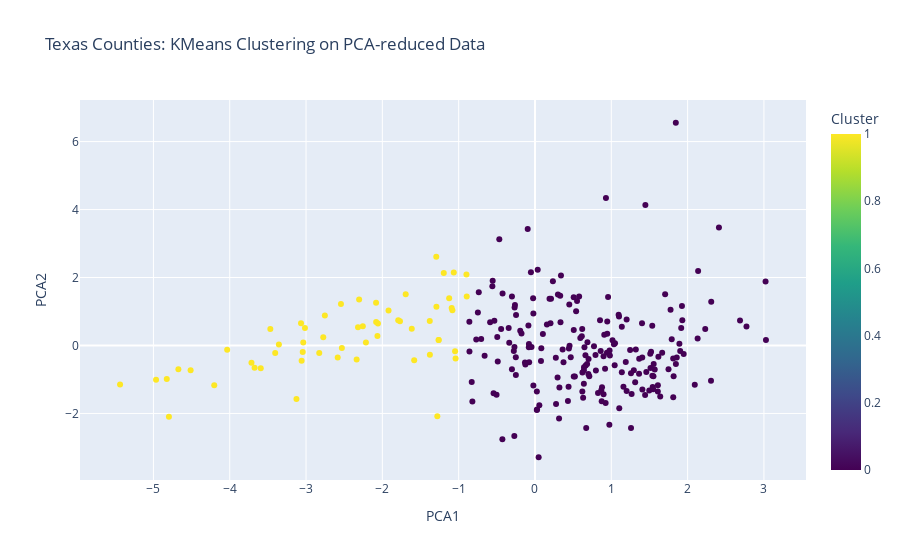

This figure's notebook cell:
### Code cell
import plotly.express as px
import pandas as pd

# Assume you have:
# - 'X_pca' = your 2D PCA-transformed features (NumPy array)
# - 'df' = your original DataFrame, including a 'County Name' column
# - 'km.labels_' = cluster labels from KMeans

# 1. Create a new DataFrame with the PCA and cluster info
pca_df = pd.DataFrame({
    'PCA1': X_pca[:, 0],
    'PCA2': X_pca[:, 1],
    'County': county_clusters['NMCNTY'],    # or whatever the exact column name is
    'Cluster': kmeans.labels_
})

# 2. Plot
fig = px.scatter(
    pca_df,
    x='PCA1',
    y='PCA2',
    color='Cluster',
    hover_data=['County'],   # <-- this is the magic!
    title='Texas Counties: KMeans Clustering on PCA-reduced Data',
    color_continuous_scale='Viridis'  # you can also use discrete colors if clusters are integers
)

fig.show()

### Figure 1 — Plotly figure (JSON) as saved in the notebook; plotly's stock layout.template omitted (floating-point values rounded to 4 significant figures; data arrays with more than 128 entries replaced by an {"elided": "..."} marker saying what was removed)
{"data": [{"customdata": {"elided": "253x1 str values"}, "hovertemplate": "PCA1=%{x}<br>PCA2=%{y}<br>County=%{customdata[0]}<br>Cluster=%{marker.color}<extra></extra>", "legendgroup": "", "marker": {"color": {"elided": "253 int values"}, "coloraxis": "coloraxis", "symbol": "circle"}, "mode": "markers", "name": "", "orientation": "v", "showlegend": false, "type": "scatter", "x": {"elided": "253 float values"}, "xaxis": "x", "y": {"elided": "253 float values"}, "yaxis": "y"}], "layout": {"coloraxis": {"colorbar": {"title": {"text": "Cluster"}}, "colorscale": [[0, "#440154"], [0.1111, "#482878"], [0.2222, "#3e4989"], [0.3333, "#31688e"], [0.4444, "#26828e"], [0.5556, "#1f9e89"], [0.6667, "#35b779"], [0.7778, "#6ece58"], [0.8889, "#b5de2b"], [1, "#fde725"]]}, "legend": {"tracegroupgap": 0}, "title": {"text": "Texas Counties: KMeans Clustering on PCA-reduced Data"}, "xaxis": {"anchor": "y", "domain": [0, 1], "title": {"text": "PCA1"}}, "yaxis": {"anchor": "x", "domain": [0, 1], "title": {"text": "PCA2"}}}}
